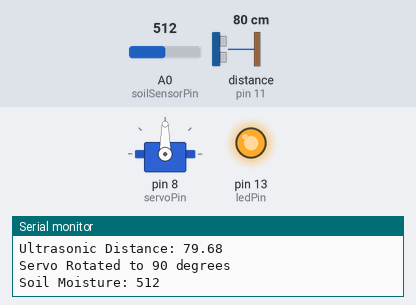
Recording of a sketch running on a simulated Arduino Uno, built with avr-gcc and run on an emulated ATmega328P. On the bench: servo, output pins drawn as LEDs (lit = HIGH), the last lines printed to the serial monitor. Wiring (inferred from the names in the program): ultrasonic range finder: trigger pin 10; echo pin 11. Inputs (shaded band) come from the test bench; at power-on: distance to the obstacle (sensor on pin 11) 80 cm, A0 (soilSensorPin) = 512. The echo pulse lasts 58.3 µs per cm; pins used as bus, display or sensor lines are not drawn.

Above: at 1.2 s.
1.3 s: distance to the obstacle (sensor on pin 11) set to 6 cm
4.3 s: distance to the obstacle (sensor on pin 11) set to 3 cm
At 4.9 s:
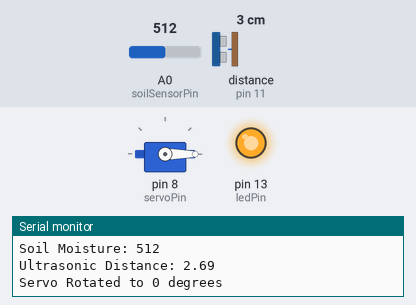
5.8 s: A0 (soilSensorPin) set to 590
7.7 s: A0 (soilSensorPin) set to 615
At 9.5 s:
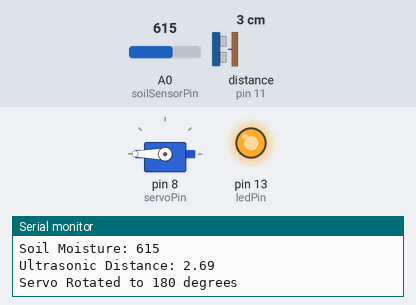
10.7 s: A0 (soilSensorPin) set to 710
At 12.1 s:
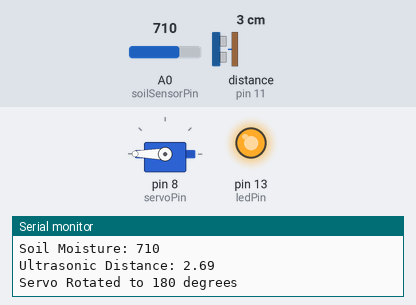
12.4 s: A0 (soilSensorPin) set to 685
At 15.0 s:
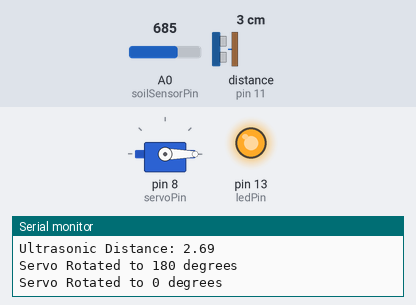
Timing chart, 0 to 16.4 s (numbered marks = the images above; inputs shaded):
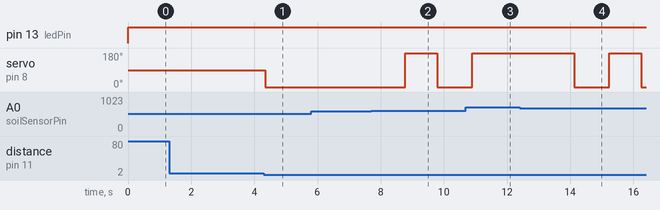

The sketch:

pradnya.ino
```cpp
#include <Servo.h>

const int soilSensorPin = A0;    // Soil moisture sensor connected to analog pin A0
const int ledPin = 13;           // LED connected to digital pin 13
const int servoPin = 8;          // Servo motor connected to digital pin 8
const int trigPin = 10;          // Ultrasonic sensor trigger pin
const int echoPin = 11;          // Ultrasonic sensor echo pin

Servo myservo; // Create a servo object

void setup() {
  pinMode(ledPin, OUTPUT);
  pinMode(servoPin, OUTPUT);
  pinMode(trigPin, OUTPUT);
  pinMode(echoPin, INPUT);
  myservo.attach(servoPin); // Attach the servo to the specified pin
  Serial.begin(9600);
}

float getDistanceUltrasonic() {
  digitalWrite(trigPin, LOW);
  delayMicroseconds(2);
  digitalWrite(trigPin, HIGH);
  delayMicroseconds(10);
  digitalWrite(trigPin, LOW);
  float duration = pulseIn(echoPin, HIGH);
  float distance = duration * 0.0343 / 2;  // Calculate distance in centimeters
  return distance;
}

void loop() {
  int soilMoisture = analogRead(soilSensorPin); // Read analog value from soil moisture sensor
  float ultrasonicDistance = getDistanceUltrasonic();  // Get distance from ultrasonic sensor

  Serial.print("Soil Moisture: ");
  Serial.println(soilMoisture);
  Serial.print("Ultrasonic Distance: ");
  Serial.println(ultrasonicDistance);

  int dryThreshold = 600;
  int dryThreshold1 = 700;

  if (ultrasonicDistance < 4) {
    if (soilMoisture > dryThreshold) {
      digitalWrite(ledPin, HIGH);
      myservo.write(180); // Rotate servo to 180 degrees
      Serial.println("Servo Rotated to 180 degrees");
      delay(1000);
    }
    if (soilMoisture < dryThreshold1) {
      digitalWrite(ledPin, HIGH);
      myservo.write(0); // Rotate servo to 0 degrees
      Serial.println("Servo Rotated to 0 degrees");
      delay(1000);
    }
  }
  else {
    digitalWrite(ledPin, HIGH);
    myservo.write(90); // Rotate servo to 90 degrees (middle position)
    Serial.println("Servo Rotated to 90 degrees");
  }
  delay(100); // Add a small delay to prevent rapid iterations
}
```

Measured:
- the behaviour switches between 5 and 4 cm on distance to the obstacle (sensor on pin 11) (found by bisection; images 0 and 1)
- the behaviour switches between 600 and 601 on A0 (soilSensorPin) (found by bisection; images 1 and 2)
- the behaviour switches between 700 and 699 on A0 (soilSensorPin) (found by bisection; images 3 and 4)
- after the input at 4.3 s, servo on pin 8 (servoPin): 90° → 0° at once
- after the input at 7.7 s, servo on pin 8 (servoPin): 0° → 180° after 1.1 s, → 0° 1.0 s later
- after the input at 10.7 s, servo on pin 8 (servoPin): goes on until 10.9 s, then stays 180°
- after the input at 12.4 s, servo on pin 8 (servoPin): 180° → 0° after 1.7 s, → 180° 1.1 s later, → 0° 1.0 s later
